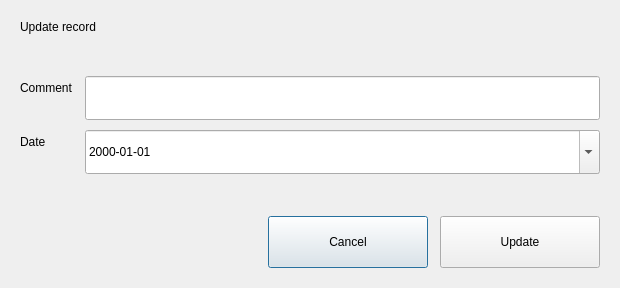
<?xml version="1.0" encoding="UTF-8"?>
<ui version="4.0">
 <class>ReviewUpdateDialog</class>
 <widget class="QDialog" name="ReviewUpdateDialog">
  <property name="windowTitle"><string>Update record</string></property>
  <property name="modal"><bool>true</bool></property>
  <property name="minimumSize"><size><width>620</width><height>0</height></size></property>
  <layout class="QVBoxLayout" name="updateLayout">
   <property name="leftMargin"><number>20</number></property>
   <property name="topMargin"><number>20</number></property>
   <property name="rightMargin"><number>20</number></property>
   <property name="bottomMargin"><number>20</number></property>
   <property name="spacing"><number>14</number></property>
   <item>
    <widget class="QLabel" name="updateTitle">
     <property name="text"><string>Update record</string></property>
     <property name="sub" stdset="0"><bool>true</bool></property>
    </widget>
   </item>
   <item>
    <widget class="QLabel" name="updateRecord">
     <property name="wordWrap"><bool>true</bool></property>
    </widget>
   </item>
   <item>
    <layout class="QFormLayout" name="updateForm">
     <property name="horizontalSpacing"><number>12</number></property>
     <property name="verticalSpacing"><number>10</number></property>
     <item row="0" column="0">
      <widget class="QLabel" name="updateCommentLabel">
       <property name="text"><string>Comment</string></property>
      </widget>
     </item>
     <item row="0" column="1">
      <widget class="QLineEdit" name="updateComment">
       <property name="minimumSize"><size><width>0</width><height>44</height></size></property>
      </widget>
     </item>
     <item row="1" column="0">
      <widget class="QLabel" name="updateDateLabel">
       <property name="text"><string>Date</string></property>
      </widget>
     </item>
     <item row="1" column="1">
      <widget class="QDateEdit" name="updateDate">
       <property name="calendarPopup"><bool>true</bool></property>
       <property name="displayFormat"><string notr="true">yyyy-MM-dd</string></property>
       <property name="minimumSize"><size><width>0</width><height>44</height></size></property>
      </widget>
     </item>
    </layout>
   </item>
   <item>
    <widget class="QLabel" name="updateMessage">
     <property name="wordWrap"><bool>true</bool></property>
     <property name="visible"><bool>false</bool></property>
    </widget>
   </item>
   <item>
    <layout class="QHBoxLayout" name="updateButtons">
     <property name="spacing"><number>12</number></property>
     <item>
      <spacer name="updateSpacer">
       <property name="orientation"><enum>Qt::Horizontal</enum></property>
       <property name="sizeHint" stdset="0"><size><width>40</width><height>20</height></size></property>
      </spacer>
     </item>
     <item>
      <widget class="QPushButton" name="updateCancelButton">
       <property name="text"><string>Cancel</string></property>
       <property name="minimumSize"><size><width>160</width><height>52</height></size></property>
      </widget>
     </item>
     <item>
      <widget class="QPushButton" name="updateOkButton">
       <property name="text"><string>Update</string></property>
       <property name="minimumSize"><size><width>160</width><height>52</height></size></property>
      </widget>
     </item>
    </layout>
   </item>
  </layout>
 </widget>
 <resources/>
 <connections/>
</ui>
